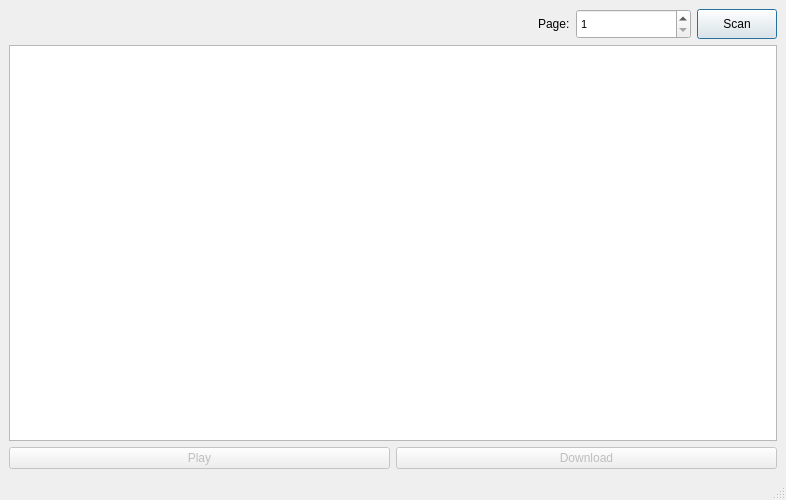
<?xml version="1.0" encoding="UTF-8"?>
<ui version="4.0">
 <class>MainWindow</class>
 <widget class="QMainWindow" name="MainWindow">
  <property name="geometry">
   <rect>
    <x>0</x>
    <y>0</y>
    <width>786</width>
    <height>500</height>
   </rect>
  </property>
  <property name="sizePolicy">
   <sizepolicy hsizetype="Maximum" vsizetype="Preferred">
    <horstretch>0</horstretch>
    <verstretch>0</verstretch>
   </sizepolicy>
  </property>
  <property name="minimumSize">
   <size>
    <width>0</width>
    <height>30</height>
   </size>
  </property>
  <property name="windowTitle">
   <string>PornHubScanner</string>
  </property>
  <widget class="QWidget" name="centralwidget">
   <layout class="QGridLayout" name="gridLayout">
    <item row="0" column="0">
     <layout class="QHBoxLayout" name="horizontalLayout">
      <item>
       <widget class="QLabel" name="label_2">
        <property name="text">
         <string>&lt;html&gt;&lt;head/&gt;&lt;body&gt;&lt;p&gt;&lt;img src=&quot;:/icons/logo.png&quot;/&gt;&lt;/p&gt;&lt;/body&gt;&lt;/html&gt;</string>
        </property>
       </widget>
      </item>
      <item>
       <spacer name="horizontalSpacer">
        <property name="orientation">
         <enum>Qt::Horizontal</enum>
        </property>
        <property name="sizeHint" stdset="0">
         <size>
          <width>40</width>
          <height>20</height>
         </size>
        </property>
       </spacer>
      </item>
      <item>
       <widget class="QLabel" name="pageLabel">
        <property name="text">
         <string>Page:</string>
        </property>
       </widget>
      </item>
      <item>
       <widget class="QSpinBox" name="pageBox">
        <property name="sizePolicy">
         <sizepolicy hsizetype="Fixed" vsizetype="Fixed">
          <horstretch>0</horstretch>
          <verstretch>0</verstretch>
         </sizepolicy>
        </property>
        <property name="minimumSize">
         <size>
          <width>115</width>
          <height>30</height>
         </size>
        </property>
        <property name="maximumSize">
         <size>
          <width>16777215</width>
          <height>30</height>
         </size>
        </property>
        <property name="font">
         <font>
          <pointsize>8</pointsize>
         </font>
        </property>
        <property name="minimum">
         <number>1</number>
        </property>
        <property name="maximum">
         <number>1000</number>
        </property>
       </widget>
      </item>
      <item>
       <widget class="QPushButton" name="scanButton">
        <property name="minimumSize">
         <size>
          <width>0</width>
          <height>30</height>
         </size>
        </property>
        <property name="text">
         <string>Scan</string>
        </property>
        <property name="autoDefault">
         <bool>true</bool>
        </property>
        <property name="default">
         <bool>true</bool>
        </property>
       </widget>
      </item>
     </layout>
    </item>
    <item row="2" column="0">
     <layout class="QHBoxLayout" name="horizontalLayout_2">
      <item>
       <widget class="QPushButton" name="playButton">
        <property name="enabled">
         <bool>false</bool>
        </property>
        <property name="text">
         <string>Play</string>
        </property>
        <property name="icon">
         <iconset resource="icons.qrc">
          <normaloff>:/icons/play.svg</normaloff>:/icons/play.svg</iconset>
        </property>
       </widget>
      </item>
      <item>
       <widget class="QPushButton" name="downloadButton">
        <property name="enabled">
         <bool>false</bool>
        </property>
        <property name="text">
         <string>Download</string>
        </property>
        <property name="icon">
         <iconset resource="icons.qrc">
          <normaloff>:/icons/download.svg</normaloff>:/icons/download.svg</iconset>
        </property>
       </widget>
      </item>
     </layout>
    </item>
    <item row="1" column="0">
     <widget class="QListWidget" name="videoList">
      <property name="minimumSize">
       <size>
        <width>256</width>
        <height>0</height>
       </size>
      </property>
      <property name="styleSheet">
       <string notr="true">QListView {
	    show-decoration-selected: 1;
}

QListView::item {
	padding: 5px;
}</string>
      </property>
      <property name="alternatingRowColors">
       <bool>true</bool>
      </property>
     </widget>
    </item>
   </layout>
  </widget>
  <widget class="QStatusBar" name="statusbar"/>
  <action name="actionPil">
   <property name="text">
    <string>pil</string>
   </property>
  </action>
 </widget>
 <resources>
  <include location="icons.qrc"/>
 </resources>
 <connections>
  <connection>
   <sender>scanButton</sender>
   <signal>clicked()</signal>
   <receiver>videoList</receiver>
   <slot>clear()</slot>
   <hints>
    <hint type="sourcelabel">
     <x>775</x>
     <y>49</y>
    </hint>
    <hint type="destinationlabel">
     <x>496</x>
     <y>397</y>
    </hint>
   </hints>
  </connection>
 </connections>
</ui>
